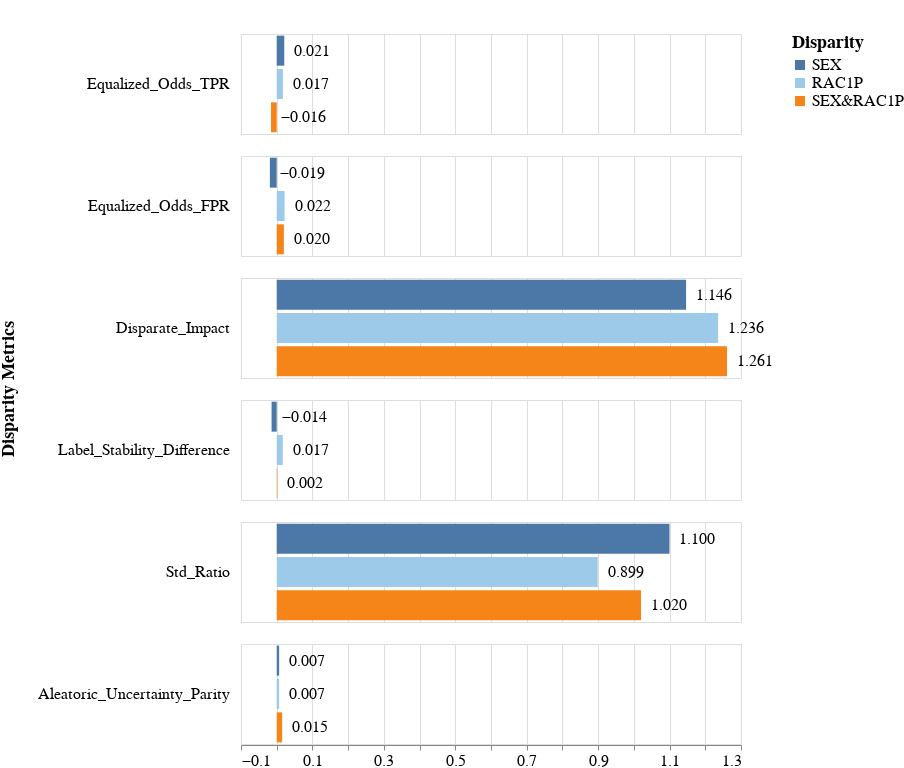

The notebook cell saved with this chart:
### Code cell
create_metrics_bar_chart_per_one_model(metrics_df=all_group_metrics_df,
                                       dataset_name='Folktables_GA_2018_Income',
                                       fairness_intervention='ExponentiatedGradientReduction',
                                       exp_iter='Exp_iter_1',
                                       model_name='EGR',
                                       metrics_type='group',
                                       metrics_names=['Equalized_Odds_TPR', 'Equalized_Odds_FPR', 'Disparate_Impact',
                                                      'Label_Stability_Difference', 'Std_Ratio', 'Aleatoric_Uncertainty_Parity'],
                                       vals_to_replace=vals_to_replace)

### Figure 1 — Vega-Lite specification as saved in the notebook (floating-point values rounded to 4 significant figures)
{"config": {"view": {"continuousWidth": 400, "continuousHeight": 300}, "axis": {"labelFontSize": 16, "titleFontSize": 18}, "headerRow": {"labelAlign": "left", "labelAngle": 0, "labelFontSize": 16, "labelPadding": 10, "titleFontSize": 18}, "padding": {"top": 33}}, "data": {"name": "data-bf6636df311ccacfc725f1b8fedfebf3"}, "facet": {"row": {"field": "Metric", "sort": ["Equalized_Odds_TPR", "Equalized_Odds_FPR", "Disparate_Impact", "Label_Stability_Difference", "Std_Ratio", "Aleatoric_Uncertainty_Parity"], "title": "Disparity Metrics", "type": "nominal"}}, "spec": {"layer": [{"mark": "bar", "encoding": {"color": {"field": "Group", "legend": {"labelFontSize": 16, "title": "Disparity", "titleFontSize": 18}, "scale": {"scheme": "tableau20"}, "sort": ["SEX", "RAC1P", "SEX&RAC1P", "overall"], "type": "nominal"}, "x": {"axis": {"grid": true}, "field": "Metric_Value", "title": "", "type": "quantitative"}, "y": {"axis": null, "field": "Group", "sort": ["SEX", "RAC1P", "SEX&RAC1P", "overall"], "type": "nominal"}}}, {"mark": {"type": "text", "align": "left", "baseline": "middle", "dx": 10, "fontSize": 16}, "encoding": {"color": {"value": "black"}, "text": {"field": "Metric_Value", "format": ",.3f", "type": "quantitative"}, "x": {"axis": {"grid": true}, "field": "Metric_Value", "title": "", "type": "quantitative"}, "y": {"axis": null, "field": "Group", "sort": ["SEX", "RAC1P", "SEX&RAC1P", "overall"], "type": "nominal"}}}], "height": 100, "width": 500}, "$schema": "https://vega.github.io/schema/vega-lite/v4.17.0.json", "datasets": {"data-bf6636df311ccacfc725f1b8fedfebf3": [{"Metric": "Aleatoric_Uncertainty_Parity", "Model_Name": "EGR", "Dataset_Name": "Folktables_GA_2018_Income", "Fairness_Intervention": "ExponentiatedGradientReduction", "Experiment_Iteration": "Exp_iter_1", "Group": "SEX", "Metric_Value": 0.006811}, {"Metric": "Equalized_Odds_FPR", "Model_Name": "EGR", "Dataset_Name": "Folktables_GA_2018_Income", "Fairness_Intervention": "ExponentiatedGradientReduction", "Experiment_Iteration": "Exp_iter_1", "Group": "SEX", "Metric_Value": -0.01918}, {"Metric": "Label_Stability_Difference", "Model_Name": "EGR", "Dataset_Name": "Folktables_GA_2018_Income", "Fairness_Intervention": "ExponentiatedGradientReduction", "Experiment_Iteration": "Exp_iter_1", "Group": "SEX", "Metric_Value": -0.01441}, {"Metric": "Disparate_Impact", "Model_Name": "EGR", "Dataset_Name": "Folktables_GA_2018_Income", "Fairness_Intervention": "ExponentiatedGradientReduction", "Experiment_Iteration": "Exp_iter_1", "Group": "SEX", "Metric_Value": 1.146}, {"Metric": "Std_Ratio", "Model_Name": "EGR", "Dataset_Name": "Folktables_GA_2018_Income", "Fairness_Intervention": "ExponentiatedGradientReduction", "Experiment_Iteration": "Exp_iter_1", "Group": "SEX", "Metric_Value": 1.1}, {"Metric": "Equalized_Odds_TPR", "Model_Name": "EGR", "Dataset_Name": "Folktables_GA_2018_Income", "Fairness_Intervention": "ExponentiatedGradientReduction", "Experiment_Iteration": "Exp_iter_1", "Group": "SEX", "Metric_Value": 0.02118}, {"Metric": "Aleatoric_Uncertainty_Parity", "Model_Name": "EGR", "Dataset_Name": "Folktables_GA_2018_Income", "Fairness_Intervention": "ExponentiatedGradientReduction", "Experiment_Iteration": "Exp_iter_1", "Group": "RAC1P", "Metric_Value": 0.006724}, {"Metric": "Equalized_Odds_FPR", "Model_Name": "EGR", "Dataset_Name": "Folktables_GA_2018_Income", "Fairness_Intervention": "ExponentiatedGradientReduction", "Experiment_Iteration": "Exp_iter_1", "Group": "RAC1P", "Metric_Value": 0.0221}, {"Metric": "Label_Stability_Difference", "Model_Name": "EGR", "Dataset_Name": "Folktables_GA_2018_Income", "Fairness_Intervention": "ExponentiatedGradientReduction", "Experiment_Iteration": "Exp_iter_1", "Group": "RAC1P", "Metric_Value": 0.01701}, {"Metric": "Disparate_Impact", "Model_Name": "EGR", "Dataset_Name": "Folktables_GA_2018_Income", "Fairness_Intervention": "ExponentiatedGradientReduction", "Experiment_Iteration": "Exp_iter_1", "Group": "RAC1P", "Metric_Value": 1.236}, {"Metric": "Std_Ratio", "Model_Name": "EGR", "Dataset_Name": "Folktables_GA_2018_Income", "Fairness_Intervention": "ExponentiatedGradientReduction", "Experiment_Iteration": "Exp_iter_1", "Group": "RAC1P", "Metric_Value": 0.8988}, {"Metric": "Equalized_Odds_TPR", "Model_Name": "EGR", "Dataset_Name": "Folktables_GA_2018_Income", "Fairness_Intervention": "ExponentiatedGradientReduction", "Experiment_Iteration": "Exp_iter_1", "Group": "RAC1P", "Metric_Value": 0.01743}, {"Metric": "Aleatoric_Uncertainty_Parity", "Model_Name": "EGR", "Dataset_Name": "Folktables_GA_2018_Income", "Fairness_Intervention": "ExponentiatedGradientReduction", "Experiment_Iteration": "Exp_iter_1", "Group": "SEX&RAC1P", "Metric_Value": 0.01523}, {"Metric": "Equalized_Odds_FPR", "Model_Name": "EGR", "Dataset_Name": "Folktables_GA_2018_Income", "Fairness_Intervention": "ExponentiatedGradientReduction", "Experiment_Iteration": "Exp_iter_1", "Group": "SEX&RAC1P", "Metric_Value": 0.02004}, {"Metric": "Label_Stability_Difference", "Model_Name": "EGR", "Dataset_Name": "Folktables_GA_2018_Income", "Fairness_Intervention": "ExponentiatedGradientReduction", "Experiment_Iteration": "Exp_iter_1", "Group": "SEX&RAC1P", "Metric_Value": 0.001512}, {"Metric": "Disparate_Impact", "Model_Name": "EGR", "Dataset_Name": "Folktables_GA_2018_Income", "Fairness_Intervention": "ExponentiatedGradientReduction", "Experiment_Iteration": "Exp_iter_1", "Group": "SEX&RAC1P", "Metric_Value": 1.261}, {"Metric": "Std_Ratio", "Model_Name": "EGR", "Dataset_Name": "Folktables_GA_2018_Income", "Fairness_Intervention": "ExponentiatedGradientReduction", "Experiment_Iteration": "Exp_iter_1", "Group": "SEX&RAC1P", "Metric_Value": 1.02}, {"Metric": "Equalized_Odds_TPR", "Model_Name": "EGR", "Dataset_Name": "Folktables_GA_2018_Income", "Fairness_Intervention": "ExponentiatedGradientReduction", "Experiment_Iteration": "Exp_iter_1", "Group": "SEX&RAC1P", "Metric_Value": -0.01593}]}}
